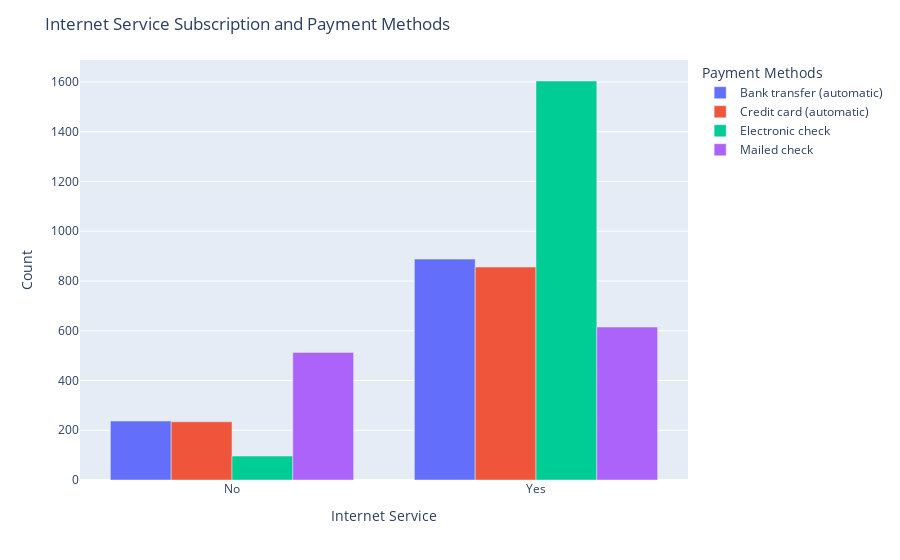

Here is the notebook cell this chart was saved with:
### Code cell
# Creating the grouped bar chart 
fig = px.bar(grouped_data, x='InternetService', y='count', color='PaymentMethod', barmode='group')

# Customizing the chart layout
fig.update_layout(
    title="Internet Service Subscription and Payment Methods",
    xaxis_title="Internet Service",
    yaxis_title="Count",
    legend_title="Payment Methods",
)

# Displaying the chart
fig.show()

### Figure 1 — Plotly figure (JSON) as saved in the notebook; plotly's stock layout.template omitted (floating-point values rounded to 4 significant figures)
{"data": [{"alignmentgroup": "True", "hovertemplate": "PaymentMethod=Bank transfer (automatic)<br>InternetService=%{x}<br>count=%{y}<extra></extra>", "legendgroup": "Bank transfer (automatic)", "marker": {"color": "#636efa", "pattern": {"shape": ""}}, "name": "Bank transfer (automatic)", "offsetgroup": "Bank transfer (automatic)", "orientation": "v", "showlegend": true, "textposition": "auto", "type": "bar", "x": ["No", "Yes"], "xaxis": "x", "y": [237, 888], "yaxis": "y"}, {"alignmentgroup": "True", "hovertemplate": "PaymentMethod=Credit card (automatic)<br>InternetService=%{x}<br>count=%{y}<extra></extra>", "legendgroup": "Credit card (automatic)", "marker": {"color": "#EF553B", "pattern": {"shape": ""}}, "name": "Credit card (automatic)", "offsetgroup": "Credit card (automatic)", "orientation": "v", "showlegend": true, "textposition": "auto", "type": "bar", "x": ["No", "Yes"], "xaxis": "x", "y": [234, 856], "yaxis": "y"}, {"alignmentgroup": "True", "hovertemplate": "PaymentMethod=Electronic check<br>InternetService=%{x}<br>count=%{y}<extra></extra>", "legendgroup": "Electronic check", "marker": {"color": "#00cc96", "pattern": {"shape": ""}}, "name": "Electronic check", "offsetgroup": "Electronic check", "orientation": "v", "showlegend": true, "textposition": "auto", "type": "bar", "x": ["No", "Yes"], "xaxis": "x", "y": [96, 1604], "yaxis": "y"}, {"alignmentgroup": "True", "hovertemplate": "PaymentMethod=Mailed check<br>InternetService=%{x}<br>count=%{y}<extra></extra>", "legendgroup": "Mailed check", "marker": {"color": "#ab63fa", "pattern": {"shape": ""}}, "name": "Mailed check", "offsetgroup": "Mailed check", "orientation": "v", "showlegend": true, "textposition": "auto", "type": "bar", "x": ["No", "Yes"], "xaxis": "x", "y": [513, 615], "yaxis": "y"}], "layout": {"barmode": "group", "legend": {"title": {"text": "Payment Methods"}, "tracegroupgap": 0}, "margin": {"t": 60}, "title": {"text": "Internet Service Subscription and Payment Methods"}, "xaxis": {"anchor": "y", "domain": [0, 1], "title": {"text": "Internet Service"}}, "yaxis": {"anchor": "x", "domain": [0, 1], "title": {"text": "Count"}}}}
